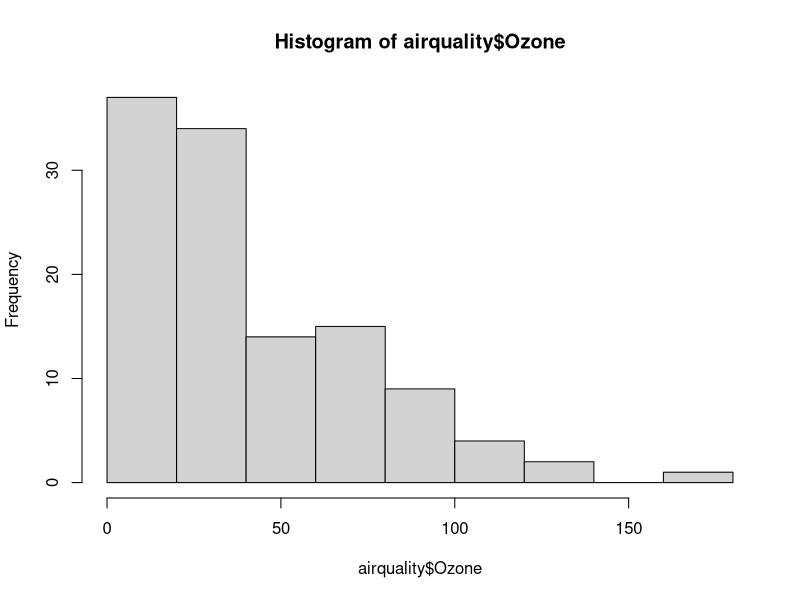
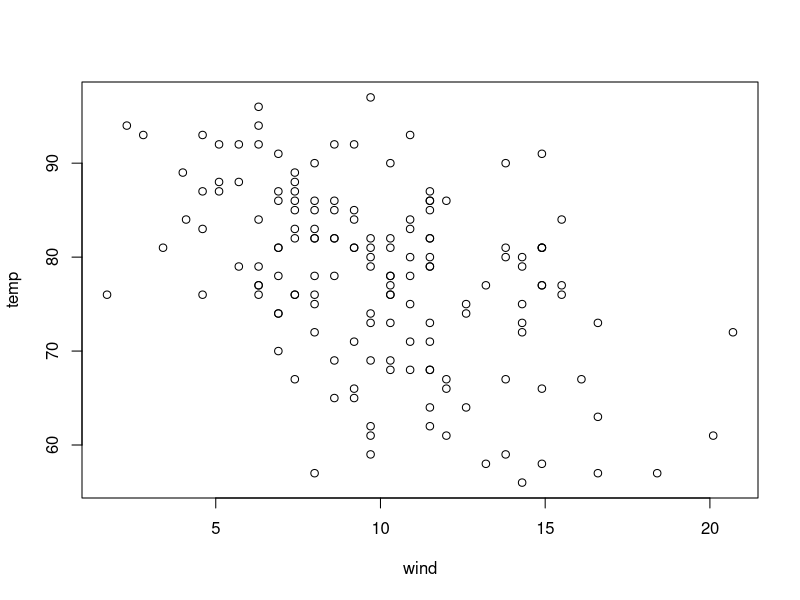
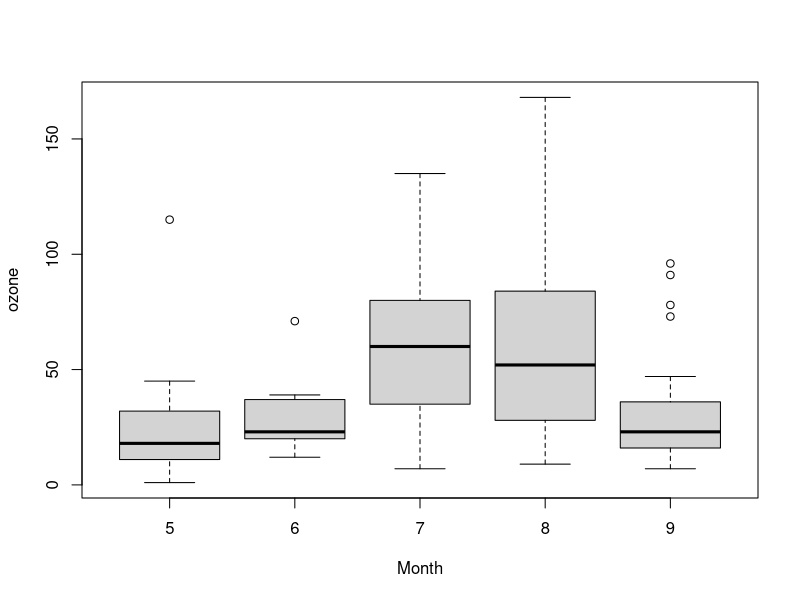
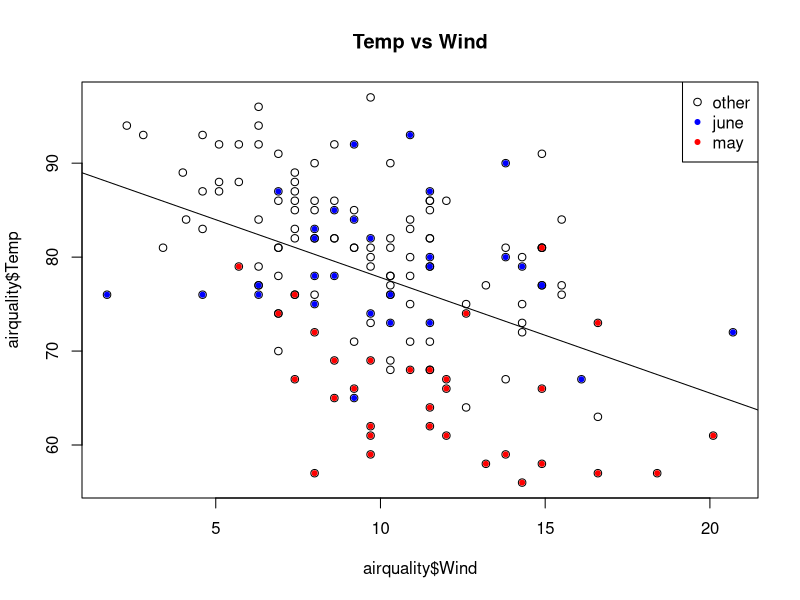
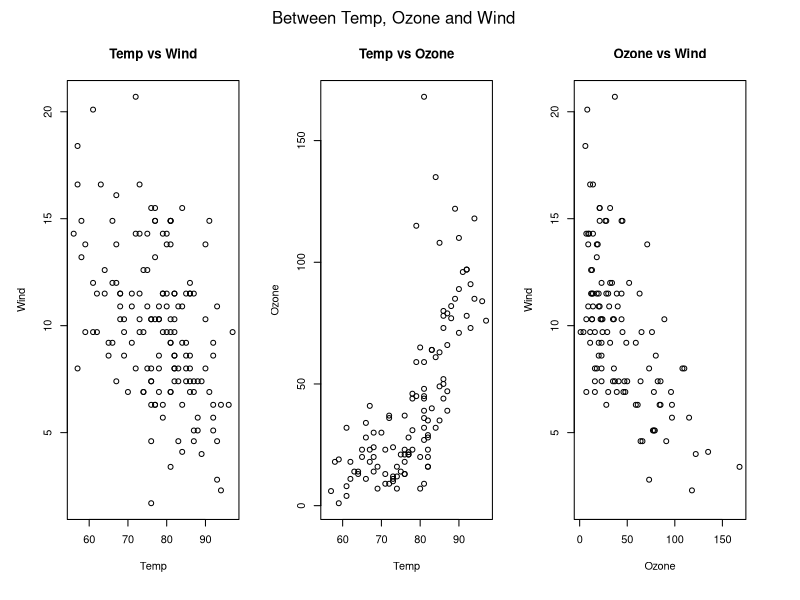

Write R code to recreate these figures, in order.
## ---- chunk 1
knitr::opts_chunk$set(echo = TRUE)
## ---- chunk 2
data("airquality")
hist(airquality$Ozone)
## ---- chunk 3
plot(airquality$Wind, airquality$Temp, xlab = 'wind', ylab = 'temp')
## ---- chunk 4
boxplot(airquality$Ozone ~ airquality$Month, xlab = 'Month', ylab =
            'ozone',)
## ---- chunk 5
plot(airquality$Wind, airquality$Temp, main = 'Temp vs Wind')

# annotate to previous plot without generating new plot
with(subset(airquality, Month == 6), points(Wind, Temp, col = 'blue', pch = 20))

with(subset(airquality, Month == 5), points(Wind, Temp, col = 'red', pch = 20))

legend('topright', pch = c(1, 20, 20), col = c(par('col'), 'blue', 'red'),
       legend = c('other', 'june', 'may'))
## ---- chunk 6
reg <- lm(Temp ~ Wind, airquality)
abline(reg, lwd = 1)
## ---- chunk 7
par(mfrow = c(1, 3), oma = c(1,1,2,2))

with(airquality, {
    plot(Temp, Wind, main = 'Temp vs Wind')
    plot(Temp, Ozone, main = 'Temp vs Ozone')
    plot(Ozone, Wind, main = 'Ozone vs Wind')
})

mtext('Between Temp, Ozone and Wind', outer = T) #adding overall title
## ---- chunk 8
dev.copy2pdf()
dev.copy(jpeg)
